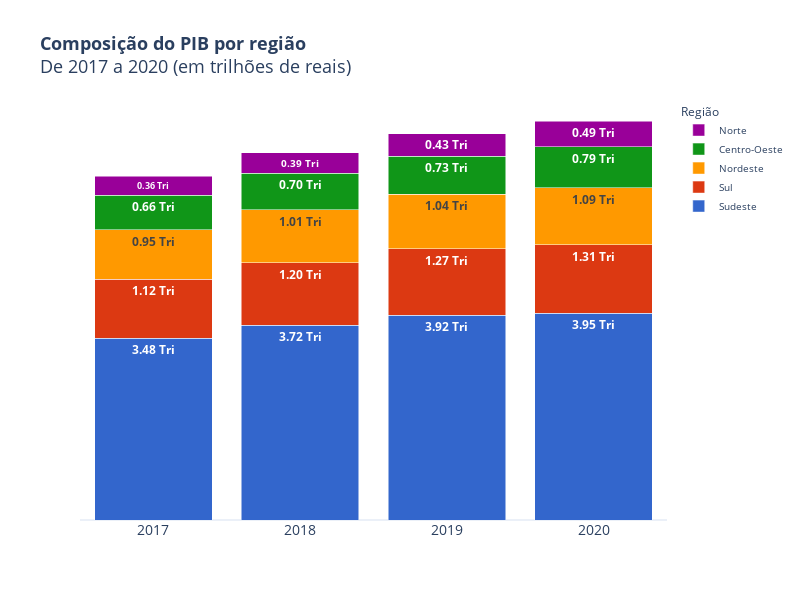

This figure's notebook cell:
### Code cell
# Defina as cores para o gráfico
cores = px.colors.qualitative.G10

# Crie o gráfico de barras empilhadas
fig = go.Figure()

for i, regiao in enumerate(["Sudeste", "Sul", "Nordeste", "Centro-Oeste", "Norte"]):
    fig.add_trace(go.Bar(
        x=pib_regiao_17_20["ano"],
        y=pib_regiao_17_20[regiao],
        name=regiao,
        marker_color=cores[i],
        text=pib_regiao_17_20[regiao],
        textposition="inside",
        texttemplate="<b>%{text:.2f} Tri"
    ))

fig.update_layout(
    title="<b>Composição do PIB por região</b><br>De 2017 a 2020 (em trilhões de reais)",
    title_font=dict(size=18),
    xaxis_title="",
    yaxis_title="",
    legend=dict(
        title="Região",
        title_font=dict(size=12),
        font=dict(size=10),
    ),
    showlegend=True,
    barmode='stack',
    height=600,
    width=800,
    template="plotly_white"
)
fig.update_yaxes(showticklabels=False, showgrid=False)
fig.update_xaxes(tickvals=[2017, 2018, 2019, 2020], ticktext=["2017", "2018", "2019", "2020"], tickfont=dict(size=14))

fig.update_traces(
    hovertemplate="<b>%{x}<br>R$ %{text} tri",
)

fig.show()

### Figure 1 — Plotly figure (JSON) as saved in the notebook; plotly's stock layout.template omitted (floating-point values rounded to 4 significant figures)
{"data": [{"hovertemplate": "<b>%{x}<br>R$ %{text} tri", "marker": {"color": "#3366CC"}, "name": "Sudeste", "text": [3.48, 3.72, 3.92, 3.95], "textposition": "inside", "texttemplate": "<b>%{text:.2f} Tri", "type": "bar", "x": [2017, 2018, 2019, 2020], "y": [3.48, 3.72, 3.92, 3.95]}, {"hovertemplate": "<b>%{x}<br>R$ %{text} tri", "marker": {"color": "#DC3912"}, "name": "Sul", "text": [1.12, 1.2, 1.27, 1.31], "textposition": "inside", "texttemplate": "<b>%{text:.2f} Tri", "type": "bar", "x": [2017, 2018, 2019, 2020], "y": [1.12, 1.2, 1.27, 1.31]}, {"hovertemplate": "<b>%{x}<br>R$ %{text} tri", "marker": {"color": "#FF9900"}, "name": "Nordeste", "text": [0.95, 1.01, 1.04, 1.09], "textposition": "inside", "texttemplate": "<b>%{text:.2f} Tri", "type": "bar", "x": [2017, 2018, 2019, 2020], "y": [0.95, 1.01, 1.04, 1.09]}, {"hovertemplate": "<b>%{x}<br>R$ %{text} tri", "marker": {"color": "#109618"}, "name": "Centro-Oeste", "text": [0.66, 0.7, 0.73, 0.79], "textposition": "inside", "texttemplate": "<b>%{text:.2f} Tri", "type": "bar", "x": [2017, 2018, 2019, 2020], "y": [0.66, 0.7, 0.73, 0.79]}, {"hovertemplate": "<b>%{x}<br>R$ %{text} tri", "marker": {"color": "#990099"}, "name": "Norte", "text": [0.36, 0.39, 0.43, 0.49], "textposition": "inside", "texttemplate": "<b>%{text:.2f} Tri", "type": "bar", "x": [2017, 2018, 2019, 2020], "y": [0.36, 0.39, 0.43, 0.49]}], "layout": {"barmode": "stack", "height": 600, "legend": {"font": {"size": 10}, "title": {"font": {"size": 12}, "text": "Região"}}, "showlegend": true, "title": {"font": {"size": 18}, "text": "<b>Composição do PIB por região</b><br>De 2017 a 2020 (em trilhões de reais)"}, "width": 800, "xaxis": {"tickfont": {"size": 14}, "ticktext": ["2017", "2018", "2019", "2020"], "tickvals": [2017, 2018, 2019, 2020], "title": {"text": ""}}, "yaxis": {"showgrid": false, "showticklabels": false, "title": {"text": ""}}}}
